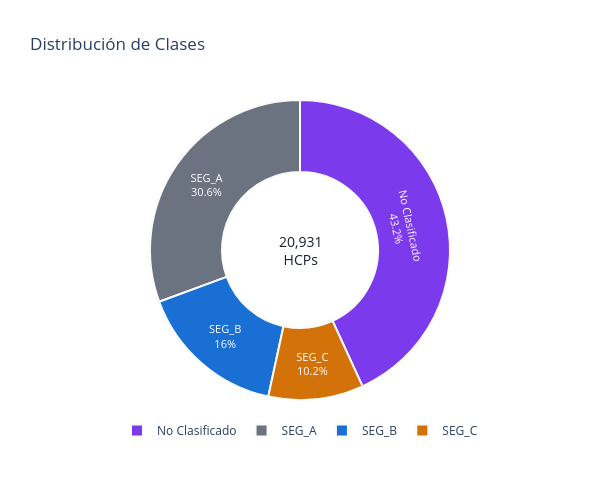

The notebook cell this image was saved under:
### Markdown cell above
## Distribución de Clases

### Code cell
seg_counts = master["SEGMENT_DISPLAY"].value_counts()
labels = SEG_ALL
values = [int(seg_counts.get(s, 0)) for s in labels]
colors = SEG_ALL_COLS

fig = go.Figure(go.Pie(
    labels=labels,
    values=values,
    hole=0.52,
    marker=dict(colors=colors, line=dict(color="#FAFAF7", width=2)),
    textposition="inside",
    textinfo="label+percent",
    insidetextfont=dict(size=11, color="white"),
))
fig.update_layout(
    title="Distribución de Clases",
    template="plotly_white",
    annotations=[dict(
        text=f"{len(master):,}<br>HCPs",
        x=0.5, y=0.5,
        font=dict(size=14, color="#1A1F2E"),
        showarrow=False,
    )],
    legend=dict(orientation="h", yanchor="bottom", y=-0.15, xanchor="center", x=0.5),
    width=600, height=480,
)
fig.show()

### Figure 1 — Plotly figure (JSON) as saved in the notebook; plotly's stock layout.template omitted (floating-point values rounded to 4 significant figures)
{"data": [{"hole": 0.52, "insidetextfont": {"color": "white", "size": 11}, "labels": ["SEG_B", "SEG_C", "SEG_A", "No Clasificado"], "marker": {"colors": ["#1A6FD4", "#D4720A", "#6B7280", "#7C3AED"], "line": {"color": "#FAFAF7", "width": 2}}, "textinfo": "label+percent", "textposition": "inside", "type": "pie", "values": [3349, 2144, 6406, 9032]}], "layout": {"annotations": [{"font": {"color": "#1A1F2E", "size": 14}, "showarrow": false, "text": "20,931<br>HCPs", "x": 0.5, "y": 0.5}], "height": 480, "legend": {"orientation": "h", "x": 0.5, "xanchor": "center", "y": -0.15, "yanchor": "bottom"}, "title": {"text": "Distribución de Clases"}, "width": 600}}
